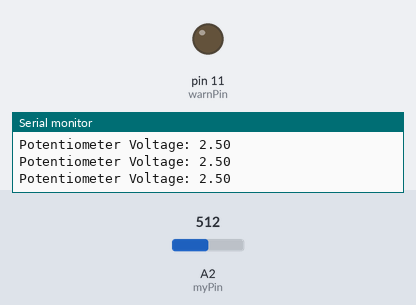
Recording of a sketch running on a simulated Arduino Uno, built with avr-gcc and run on an emulated ATmega328P. Parts: output pins drawn as LEDs (lit = HIGH), the last lines printed to the serial monitor. The test bench sets the inputs (shaded band); at power-on: A2 (myPin) = 512.

Above: at 1.2 s.
1.3 s: A2 (myPin) set to 810
2.8 s: A2 (myPin) set to 827
At 4.0 s:
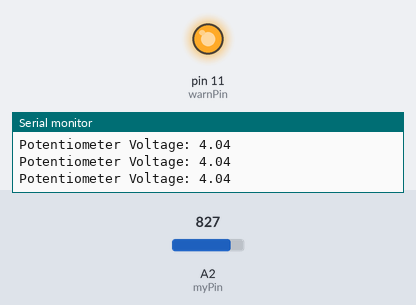
4.5 s: A2 (myPin) set to 716
At 5.3 s:
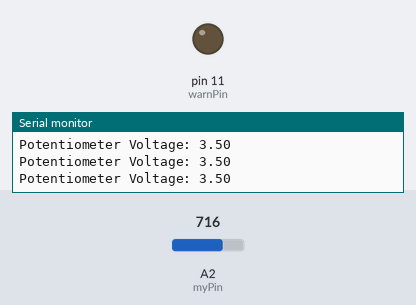
6.0 s: A2 (myPin) set to 900
At 6.6 s:
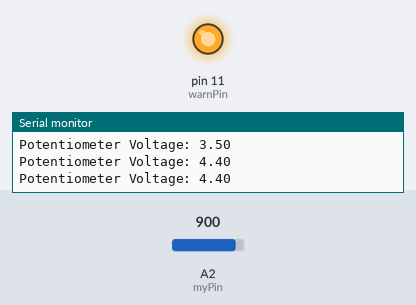
Timing chart, 0 to 8.5 s (numbered marks = the images above; inputs shaded):
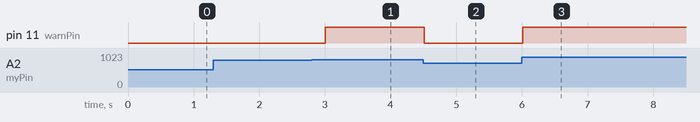

Measured:
- the behaviour switches between 818 and 819 on A2 (myPin) (found by bisection; images 0 and 1)
- after the input at 2.8 s, pin 11 (warnPin): LOW → HIGH after 0.21 s
- after the input at 4.5 s, pin 11 (warnPin): HIGH → LOW at once
- after the input at 6.0 s, pin 11 (warnPin): LOW → HIGH at once

The sketch:

Arduino_If_Statements.ino
```cpp
int myPin = A2;
int warnPin = 11;
double readVal;
double V2;
int dt = 300;
void setup() {
  // put your setup code here, to run once:
Serial.begin(9600);
pinMode(myPin,INPUT);
pinMode(warnPin,OUTPUT);
}

void loop() {
  // put your main code here, to run repeatedly:
readVal = analogRead(myPin);
V2 = (5.0/1023.0)*readVal;
Serial.print("Potentiometer Voltage: ");
Serial.println(V2);
if (V2 >= 4.00){
  digitalWrite(warnPin,HIGH);
}else{
  digitalWrite(warnPin,LOW);
}
delay(dt);
}
```
